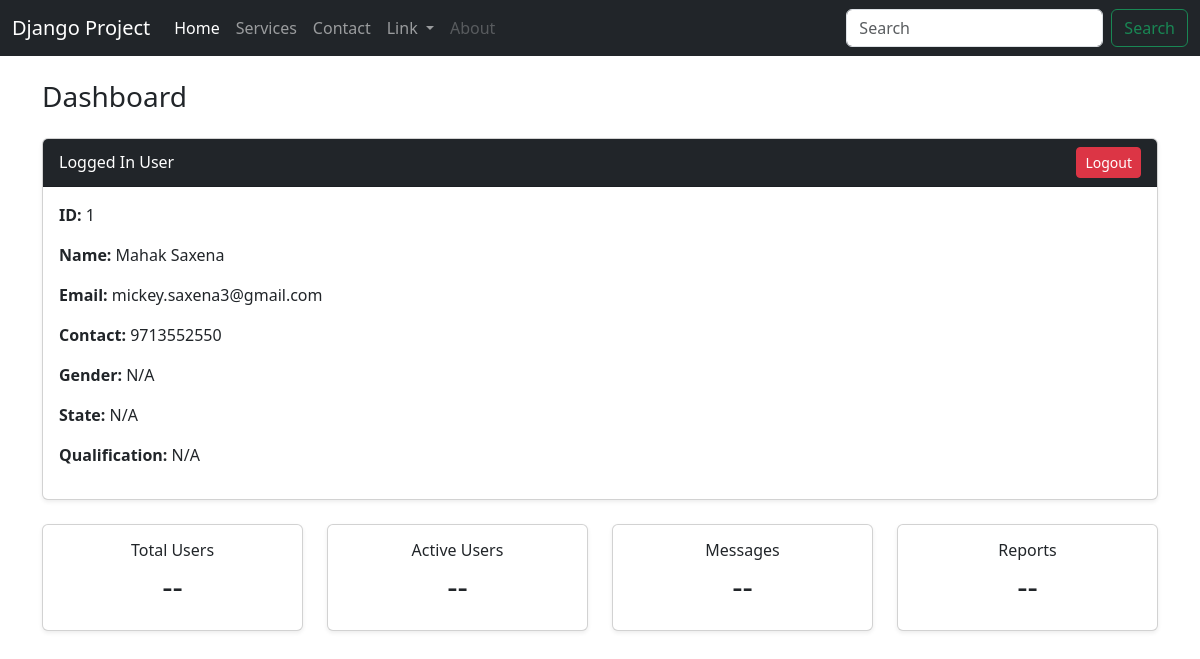
Page /dashboard/ (signed in) on the committed database.
### app/models.py (models this page shows)
class Employee(models.Model):
    name = models.CharField(max_length=100,default='N/A')
    email = models.EmailField(unique=True)
    contact = models.CharField()
    qualification = models.CharField(max_length=200,default='N/A')
    gender = models.CharField(max_length=10,default='N/A')
    state = models.CharField(max_length=50,default='N/A')
    image = models.ImageField(upload_to='images/',default='N/A')
    audio = models.FileField(upload_to='audios/',default='N/A',null=True)
    video = models.FileField(upload_to='videos/',default='N/A')
    document = models.FileField(upload_to='documents/',default='N/A',null=True)
    password = models.CharField(max_length=20,null=True)  # null = true we write because already there is data if we don`t write it will show empty or error

### app/views.py (the view)
# urls.py: path('dashboard/',dashboard,name='dashboard'),
def dashboard(req):
    if req.session.get('admin', None):
        data = req.session.get('admin')
        return render(req, 'admin_dashboard.html', {'data': data})
    elif req.session.get('user_id', None):
        data = req.session.get('user_id')
        userdata = Employee.objects.get(id=data)
        return render(req, 'dashboard.html', {'data': userdata})
    else:
        return redirect('login')

### app/templates/dashboard.html (shortened to what this page needs)
{% extends 'base.html' %}
{% block content %}
<div class="container mt-4">
    <h3 class="mb-4">Dashboard</h3>
    <div class="card mb-4 shadow-sm">
        <div class="card-header bg-dark text-white d-flex justify-content-between align-items-center">
            <span>Logged In User</span>
            <a href="{% url 'logout' %}" class="btn btn-sm btn-danger">Logout</a>
        </div>
        <div class="card-body">
            <p><strong>ID:</strong> {{ data.id }}</p>
            <p><strong>Name:</strong> {{ data.name }}</p>
            <p><strong>Email:</strong> {{ data.email }}</p>
            <p><strong>Contact:</strong> {{ data.contact }}</p>
            <p><strong>Gender:</strong> {{ data.gender }}</p>
            <p><strong>State:</strong> {{ data.state }}</p>
            <p><strong>Qualification:</strong> {{ data.qualification }}</p>
        </div>
    </div>
    <div class="row text-center">
        <div class="col-md-3">
            <div class="card shadow-sm">
                <div class="card-body">
                    <h6>Total Users</h6>
                    <h2>--</h2>
                </div>
            </div>
        </div>
        <div class="col-md-3">
            <div class="card shadow-sm">
                <div class="card-body">
                    <h6>Active Users</h6>
                    <h2>--</h2>
                </div>
            </div>
        </div>
        <div class="col-md-3">
            <div class="card shadow-sm">
                <div class="card-body">
                    <h6>Messages</h6>
                    <h2>--</h2>
                </div>
            </div>
        </div>
        <div class="col-md-3">
            <div class="card shadow-sm">
                <div class="card-body">
                    <h6>Reports</h6>
                    <h2>--</h2>
                </div>
            </div>
        </div>
    </div>
</div>
{% endblock content %}

### rows in the picture
Employee: id "1", name "Mahak Saxena", email "mickey.saxena3@gmail.com", contact "9713552550", gender "N/A", state "N/A", qualification "N/A"
